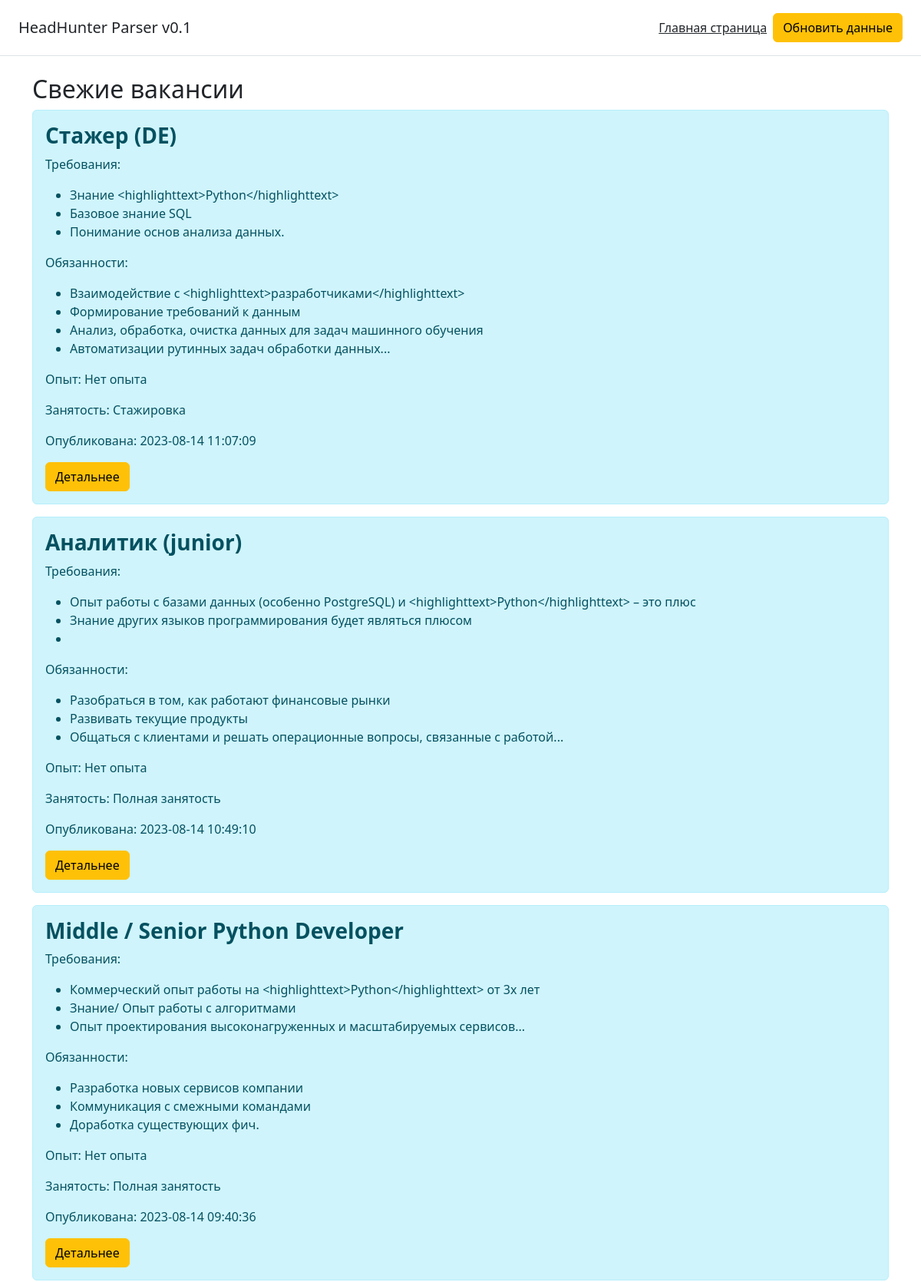
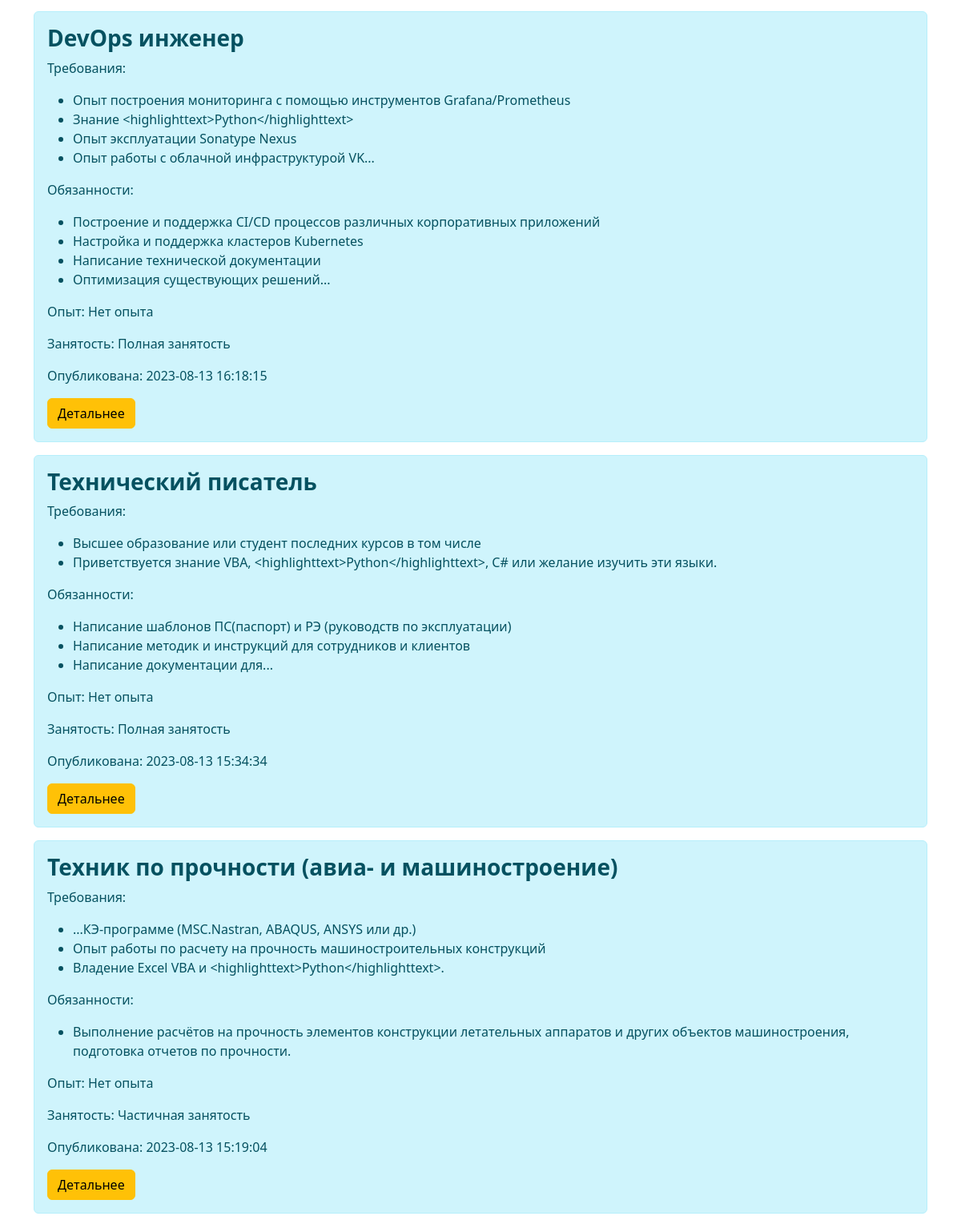
Page /page/3 (upper part) on the committed database (2 pictures, top to bottom).
### app.py (models this page shows, shortened)
class Vacancies(db.Model):
    id = db.Column(db.Integer, primary_key=True)
    name = db.Column(db.String(50), nullable=True)
    salary = db.Column(db.String(50), nullable=True)
    vac_type = db.Column(db.String(50), nullable=True)
    published_at = db.Column(db.DateTime, nullable=True)
    employer = db.Column(db.String(100), nullable=True)
    requirement = db.Column(db.Text, nullable=True)
    responsibility = db.Column(db.Text, nullable=True)
    vacancy_url = db.Column(db.String(100), nullable=True)
    experience = db.Column(db.String(50), nullable=True)
    employment = db.Column(db.String(50), nullable=True)

### app.py (the view)
@app.route('/', methods=['GET', 'POST'])
@app.route('/page', methods=['GET', 'POST'])
@app.route('/page/<int:page>', methods=['GET', 'POST'])
def index(page=1):
    vacancies = Vacancies.query.order_by(Vacancies.published_at.desc()).paginate(page=page, per_page=10)
    print(vacancies.prev())
    print(vacancies.page)
    print(list(vacancies.iter_pages()))
    return render_template('index.html', vacancies=vacancies)

### templates/index.html (shortened to what this page needs)
{% extends 'base.html' %}
{% block body %}
<div class="container">
    <h2>Свежие вакансии</h2>
    {% for item in vacancies %}
        <div class="alert alert-info">
            <h3><b>{{ item.name }}</b></h3>
			<p>Требования:</p>
            <ul>
                {% set requirement_list = item.requirement.split('. ') %}
                {% for el in requirement_list %}
                    <li>{{ el }}</li>
                {% endfor %}
            </ul>
			<p>Обязанности:</p>
            <ul>
                {% set requirement_list = item.responsibility.split('. ') %}
                {% for el in requirement_list %}
                    <li>{{ el }}</li>
                {% endfor %}
            </ul>
			<p>Опыт: {{ item.experience }}</p>
			<p>Занятость: {{ item.employment }}</p>
			<p>Опубликована: {{ item.published_at }}</p>
			<a href="{{ item.vacancy_url }}" target="_blank" class="btn btn-warning">Детальнее</a>
        </div>
    {% endfor %}
</div>
{% endblock %}

### rows in the picture
Vacancies: name "Стажер (DE)", requirement_list "Знание <highlighttext>Python</highlighttext>" "Базовое знание SQL" "Понимание основ анализа данных.", requirement_list "Взаимодействие с <highlighttext>разработчиками</highlighttext>" "Формирование требований к данным" "Анализ, обработка, очистка данных для задач машинного обучения" "Автоматизации рутинных задач обработки данных...", experience "Нет опыта", employment "Стажировка", published_at "2023-08-14 11:07:09"
Vacancies: name "Аналитик (junior)", requirement_list "Опыт работы с базами данных (особенно PostgreSQL) и <highlighttext>Python</highlighttext> – это плюс" "Знание других языков программирования будет являться плюсом", requirement_list "Разобраться в том, как работают финансовые рынки" "Развивать текущие продукты" "Общаться с клиентами и решать операционные вопросы, связанные с работой...", experience "Нет опыта", employment "Полная занятость", published_at "2023-08-14 10:49:10"
Vacancies: name "Middle / Senior Python Developer", requirement_list "Коммерческий опыт работы на <highlighttext>Python</highlighttext> от 3х лет" "Знание/ Опыт работы с алгоритмами" "Опыт проектирования высоконагруженных и масштабируемых сервисов...", requirement_list "Разработка новых сервисов компании" "Коммуникация с смежными командами" "Доработка существующих фич.", experience "Нет опыта", employment "Полная занятость", published_at "2023-08-14 09:40:36"
Vacancies: name "DevOps инженер", requirement_list "Опыт построения мониторинга с помощью инструментов Grafana/Prometheus" "Знание <highlighttext>Python</highlighttext>" "Опыт эксплуатации Sonatype Nexus" "Опыт работы с облачной инфраструктурой VK...", requirement_list "Построение и поддержка CI/CD процессов различных корпоративных приложений" "Настройка и поддержка кластеров Kubernetes" "Написание технической документации" "Оптимизация существующих решений...", experience "Нет опыта", employment "Полная занятость", published_at "2023-08-13 16:18:15"
Vacancies: name "Технический писатель", requirement_list "Высшее образование или студент последних курсов в том числе" "Приветствуется знание VBA, <highlighttext>Python</highlighttext>, C# или желание изучить эти языки.", requirement_list "Написание шаблонов ПС(паспорт) и РЭ (руководств по эксплуатации)" "Написание методик и инструкций для сотрудников и клиентов" "Написание документации для...", experience "Нет опыта", employment "Полная занятость", published_at "2023-08-13 15:34:34"
Vacancies: name "Техник по прочности (авиа- и машиностроение)", requirement_list "...КЭ-программе (MSC.Nastran, ABAQUS, ANSYS или др.)" "Опыт работы по расчету на прочность машиностроительных конструкций" "Владение Excel VBA и <highlighttext>Python</highlighttext>.", responsibility "Выполнение расчётов на прочность элементов конструкции летательных аппаратов и других объектов машиностроения, подготовка отчетов по прочности.", experience "Нет опыта", employment "Частичная занятость", published_at "2023-08-13 15:19:04"
